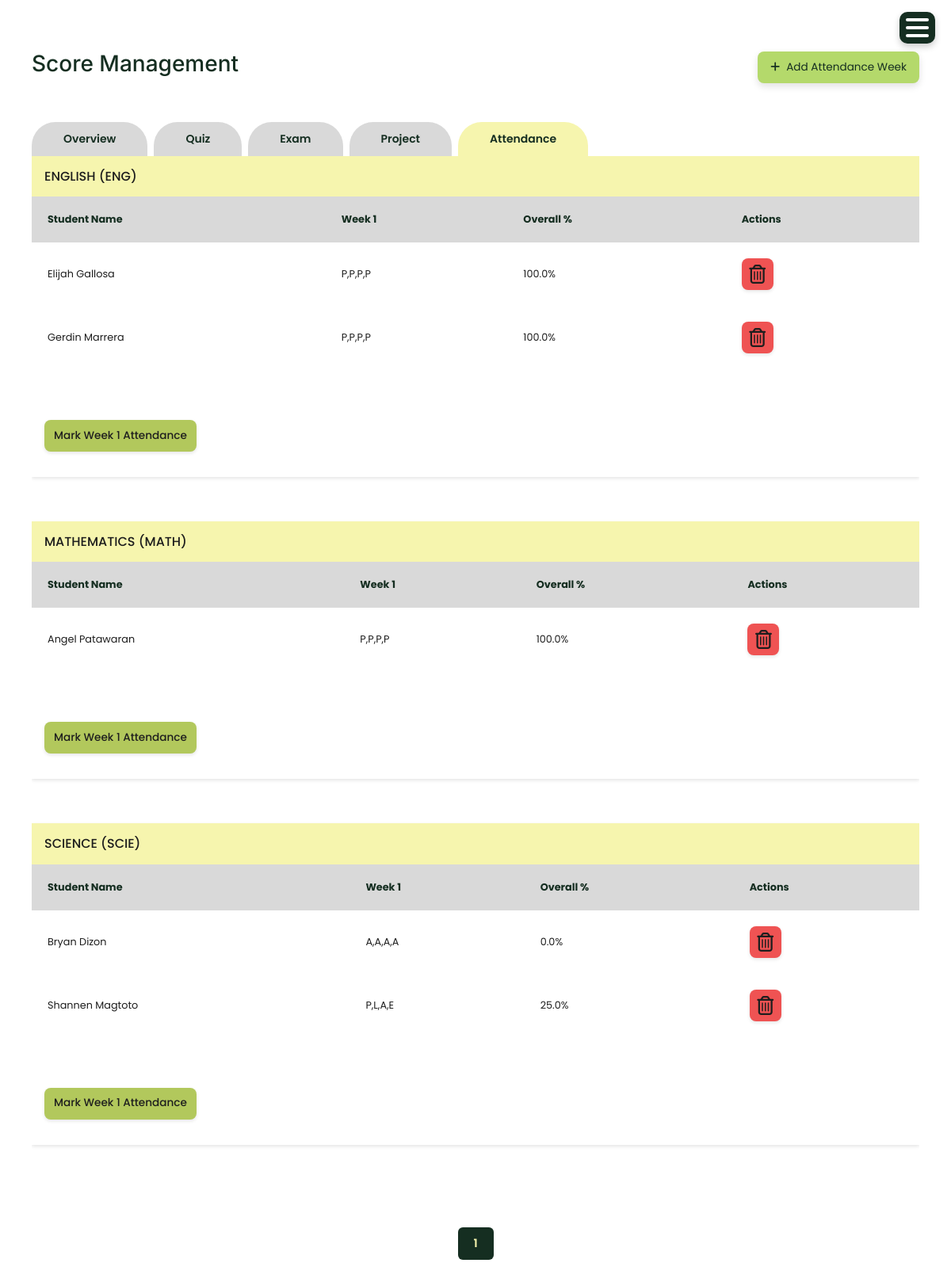
The page /attendance/ (signed in) on the database its author committed.
### account/models.py (models this page shows, shortened)
class Subject(models.Model):
    code = models.CharField(max_length=20, default='DEFAULT_CODE')
    name = models.CharField(max_length=100)
    department = models.CharField(max_length=100)
    grade_level = models.CharField(max_length=10, choices=[
        ('Grade 7', 'Grade 7'),
        ('Grade 8', 'Grade 8'),
        ('Grade 9', 'Grade 9'),
        ('Grade 10', 'Grade 10')
    ], blank=True, null=True)
    status = models.CharField(max_length=10, choices=[('Active','Active'),('Inactive','Inactive')])

class WeeklyAttendanceSession(models.Model):
    subject = models.ForeignKey(Subject, on_delete=models.CASCADE, related_name='attendance_sessions')
    week_number = models.PositiveIntegerField()  # Week 1, Week 2, etc.
    week_start_date = models.DateField()
    week_end_date = models.DateField()
    sessions_per_week = models.PositiveIntegerField(default=4)  # Usually 4 sessions per week (M, T, W, Th)
    created_at = models.DateTimeField(auto_now_add=True)
    updated_at = models.DateTimeField(auto_now=True)
    class Meta:
        unique_together = ['subject', 'week_number']
        ordering = ['subject', 'week_number']

class StudentRecord(models.Model):
    STATUS_CHOICES = [
        ('active', 'Active'),
        ('inactive', 'Inactive'),
        ('graduated', 'Graduated'),
        ('transferred', 'Transferred'),
    ]
    SECTION_CHOICES = [
        ('Grade 7', 'Grade 7'),
        ('Grade 8', 'Grade 8'),
        ('Grade 9', 'Grade 9'),
        ('Grade 10', 'Grade 10'),
    ]
    GENDER_CHOICES = [
        ('Male', 'Male'),
        ('Female', 'Female'),
    ]
    student_id = models.PositiveIntegerField()
    fullname = models.CharField(max_length=100)
    grade_and_section = models.CharField(max_length=20, choices=SECTION_CHOICES, default='active')
    gender = models.CharField(max_length=20, choices=GENDER_CHOICES, default='active')
    age = models.PositiveIntegerField()
    address = models.CharField(max_length=200)
    parent = models.CharField(max_length=100)
    parent_contact = models.PositiveIntegerField()
    status = models.CharField(max_length=20, choices=STATUS_CHOICES, default='active')
    account_username = models.CharField(max_length=150, blank=True, null=True)

### account/views.py (the view, shortened to what this page needs)
# urls.py: path('attendance/', views.attendance, name='attendance'),
def attendance(request):
    subjects_with_sessions = Subject.objects.filter(
        attendance_sessions__isnull=False
    ).distinct().order_by('name')
    attendance_data = []
    for subject in subjects_with_sessions:
        assigned_subject = AssignedSubject.objects.filter(
            subject=subject,
            status='Active'
        ).first()
        if assigned_subject:
            grade_val = (assigned_subject.grade_level or '').strip()
            students_qs = StudentRecord.objects.filter(status='active')
            if grade_val:
                if ' - ' in grade_val or '-' in grade_val:
                    students_qs = students_qs.filter(grade_and_section__iexact=grade_val)
                else:
                    students_qs = students_qs.filter(grade_and_section__istartswith=grade_val)
            students = students_qs.order_by('fullname')
        else:
            students = StudentRecord.objects.filter(status='active').order_by('fullname')
        sessions = WeeklyAttendanceSession.objects.filter(subject=subject).order_by('week_number')
        weeks_list = list(sessions)
        student_rows = []
        for student in students:
            week_attendance = []
            overall_present = 0
            overall_total = 0
            for session in weeks_list:
                try:
                    record = WeeklyAttendanceRecord.objects.get(session=session, student=student)
                    sessions_list = [record.session_1, record.session_2, record.session_3, record.session_4]
                    present_count = sum(1 for s in sessions_list if s == 'P')
                    total_count = len([s for s in sessions_list if s and s != '-'])
                    week_percentage = round((present_count / total_count * 100), 2) if total_count > 0 else 0
                    summary = ','.join([s if s else '-' for s in sessions_list])
                    overall_present += present_count
                    overall_total += total_count
                    week_attendance.append({
                        'summary': summary,
                        'percentage': week_percentage,
                        'session_id': session.id
                    })
                except WeeklyAttendanceRecord.DoesNotExist:
                    week_attendance.append({
                        'summary': '-',
                        'percentage': 0,
                        'session_id': session.id
                    })
            overall_percentage = round((overall_present / overall_total * 100), 2) if overall_total > 0 else 0
            student_rows.append({
                'student': student,
                'week_attendance': week_attendance,
                'overall_percentage': overall_percentage
            })
        attendance_data.append({
            'subject': subject,
            'weeks': weeks_list,
            'student_rows': student_rows
        })
    page = request.GET.get('page', 1)
    per_page = 5  # Show 5 subjects per page to avoid screen overflow
    paginator = Paginator(attendance_data, per_page)
    try:
        page_obj = paginator.page(page)
    except:
        page_obj = paginator.page(1)
    return render(request, 'attendance.html', {
        'attendance_data': page_obj if page_obj else [],
        'page_obj': page_obj,
        'tab': 'attendance'
    })

### templates/attendance.html (shortened to what this page needs)
{% extends 'base.html' %}
{% load static %}
{% block content %}
<div class="container mt-4">
    <div class="user-folder-card">
        <div class="user-heading">
            <h2>Score Management</h2>
            <button type="button" class="user-add-btn" data-bs-toggle="modal" data-bs-target="#addAttendanceSessionModal">
                <i class="fas fa-plus"></i> Add Attendance Week
            </button>
        </div>
        <div class="user-data-table">
            <div class="tab-content">
            <ul class="tabs group">
                <li class="{% if tab == 'score' %}active{% endif %}">
                    <a href="{% url 'score' %}" data-score-tab="true">Overview</a>
                </li>
                <li class="{% if tab == 'quiz' %}active{% endif %}">
                    <a href="{% url 'quiz' %}" data-score-tab="true">Quiz</a>
                </li>
                <li class="{% if tab == 'exam' %}active{% endif %}">
                    <a href="{% url 'exam' %}" data-score-tab="true">Exam</a>
                </li>
                <li class="{% if tab == 'project' %}active{% endif %}">
                    <a href="{% url 'project' %}" data-score-tab="true">Project</a>
                </li>
                <li class="{% if tab == 'attendance' %}active{% endif %}">
                    <a href="{% url 'attendance' %}" data-score-tab="true">Attendance</a>
                </li>
            </ul>
        </div>
            <div class="user-table-wrapper">
{% if attendance_data %}
    {% for data in page_obj %}
    <div class="mb-4">
        <h4>{{ data.subject.name }} ({{ data.subject.code }})</h4>
                            <div class="table-scroll">
                            <table class="user-table">
                                <thead>
                    <tr>
                        <th>Student Name</th>
                        {% for week in data.weeks %}
                            <th>Week {{ week.week_number }}</th>
                        {% endfor %}
                        <th>Overall %</th>
                        <th>Actions</th>
                    </tr>
                </thead>
                <tbody>
                    {% for row in data.student_rows %}
                    <tr>
                        <td>{{ row.student.fullname }}</td>
                        {% for week_att in row.week_attendance %}
                        <td>{{ week_att.summary }}</td>
                        {% endfor %}
                        <td>{{ row.overall_percentage }}%</td>
                        <td class="actions-cell">
                            <button type="button" class="btn-action-delete" onclick="if(confirm('Delete all attendance records for {{ row.student.fullname }}?')) deleteScores('attendance', {{ row.student.id }}, {{ data.subject.id }})">
                                <i class="fa-regular fa-trash-can"></i>
                            </button>
                        </td>
                    </tr>
                    {% empty %}
                    <tr>
                        <td colspan="{{ data.weeks|length|add:2 }}" class="text-center">No students found.</td>
                    </tr>
                    {% endfor %}
                </tbody>
            </table>
                            </div>
                            <div class="action-buttons" style="margin-top: 2rem;">
            {% for week in data.weeks %}
                                <a href="{% url 'mark_attendance' week.id %}" class="btn-action btn-action-edit">
                Mark Week {{ week.week_number }} Attendance
            </a>
            {% endfor %}
        </div>
    </div>
    {% endfor %}
    {% if page_obj %}
    <nav aria-label="Page navigation" class="mt-3">
        <ul class="pagination justify-content-center">
            {% for num in page_obj.paginator.page_range %}
                {% if page_obj.number == num %}
                    <li class="page-item active"><span class="page-link">{{ num }}</span></li>
                {% elif num > page_obj.number|add:'-3' and num < page_obj.number|add:'3' %}
                    <li class="page-item">
                        <a class="page-link" href="?page={{ num }}">{{ num }}</a>
                    </li>
                {% endif %}
            {% endfor %}
        </ul>
    </nav>
    {% endif %}
                {% endif %}
        </div>
        </div>
    </div>
</div>
{% endblock %}

### static/css/sidebar.css (style rules this page uses)
:root { --sidebar-bg: #152E21; --sidebar-text: #9CA576; --content-bg: #FFFFFF; --line-clr: #616161; --hover-clr: #3f6a469d ; --accent-clr: #d9bae7; --secondary-text-clr: #1D1D1D; }
* { margin: 0; padding: 0; font-family: Poppins, sans-serif; }
html { font-family: Poppins, Inter, Segoe UI, sans-serif; line-height: 1.5rem; }
body { min-height: 100vh; min-height: 100dvh; background: var(--content-bg); color: var(--sidebar-text); display: grid; grid-template-columns: auto 1fr; }
.container { border-radius: 1em; margin-bottom: 20px; color: #1D1D1D; }
h2 { font-family: Inter, sans-serif; }
main h4 { color: #1D1D1D; margin-bottom: 1rem; }
@media (max-width: 1200px) { body { grid-template-columns: 1fr; } }
@media (max-width: 1200px) { .container { border: none; padding: 0; } }

### static/css/modal_common.css (style rules this page uses)
.user-table { width: 100%; border-collapse: collapse; border-spacing: 0; margin: 2rem 0 !important; margin-top: 0 !important; }
.user-table thead { background: #D9D9D9; color: #152E21; font-weight: bold; }
.user-table thead th { padding: 20px; font-size: 0.8rem; text-align: left; }
.user-table tbody td { padding: 20px; font-size: 0.8rem; background-color: #FFFFFF; max-width: 180px; word-wrap: break-word; white-space: normal; color: #1E1E1E; }
.user-table tbody tr:nth-child(even) { background: #fbfbfb; }
.user-table tbody td.actions-cell { white-space: nowrap; max-width: none; }
.action-buttons { display:flex; gap:8px; justify-content:flex-start; }
.btn-action { width: 2.5rem; height: 2.5rem; border-radius: 8px; box-shadow: 0 2px 4px rgba(0,0,0,0.1); display: inline-flex; align-items: center; justify-content: center; font-size: 1.5rem; padding: 0; border-width: 2px; border: none; background: #fff; cursor: pointer; transition: all 0.2s ease; }
.global-button-style, button:not(.dropdown-btn, #hamburger-btn, .dropdown-open, .search-btn), .btn:not(.dropdown-btn, #hamburger-btn), .btn-action:not(.dropdown-btn, #hamburger-btn), .modal-save:not(.dropdown-btn, #hamburger-btn), .modal-cancel:not(.dropdown-btn, #hamburger-btn), .view-all-btn:not(.dropdown-btn, #hamburger-btn), .timeline-btn:not(.dropdown-btn, #hamburger-btn), .btn-action-predict:not(.dropdown-btn, #hamburger-btn), .btn-action-edit:not(.dropdown-btn, #hamburger-btn), .btn-action-delete:not(.dropdown-btn, #hamburger-btn), .btn-icon:not(.dropdown-btn, #hamburger-btn), .btn-icon-delete:not(.dropdown-btn, #hamburger-btn) { border-radius: 8px; transition: transform 0.14s ease, filter 0.14s ease, box-shadow 0.14s ease; display: inline-flex; align-items: center; justify-content: center; gap: 8px; }
.btn-action { padding: 0.35rem; width: 2.5rem; height: 2.5rem; }
.btn-action-edit { background-color: #B2C85C; color: #1E1E1E; }
.btn-action-delete { background-color: #EF5353; color: #1E1E1E !important; }
body { overflow-x: hidden; }
.user-table-wrapper { max-width: 100%; overflow-x: auto; -webkit-overflow-scrolling: touch; }
@media (max-width: 1200px) { .user-table thead th, .user-table tbody td { padding: 12px; } }

### rows shown on the page
Subject: subject.name "ENGLISH", subject.code "ENG"
WeeklyAttendanceSession: week_number "1"
StudentRecord: student.fullname "Elijah Gallosa", summary "P,P,P,P", overall_percentage "100.0"
StudentRecord: student.fullname "Gerdin Marrera", summary "P,P,P,P", overall_percentage "100.0"
Subject: subject.name "MATHEMATICS", subject.code "MATH"
WeeklyAttendanceSession: week_number "1"
StudentRecord: student.fullname "Angel Patawaran", summary "P,P,P,P", overall_percentage "100.0"
Subject: subject.name "SCIENCE", subject.code "SCIE"
WeeklyAttendanceSession: week_number "1"
StudentRecord: student.fullname "Bryan Dizon", summary "A,A,A,A", overall_percentage "0.0"
StudentRecord: student.fullname "Shannen Magtoto", summary "P,L,A,E", overall_percentage "25.0"

### other values the page prints
{{ num }} "1"
